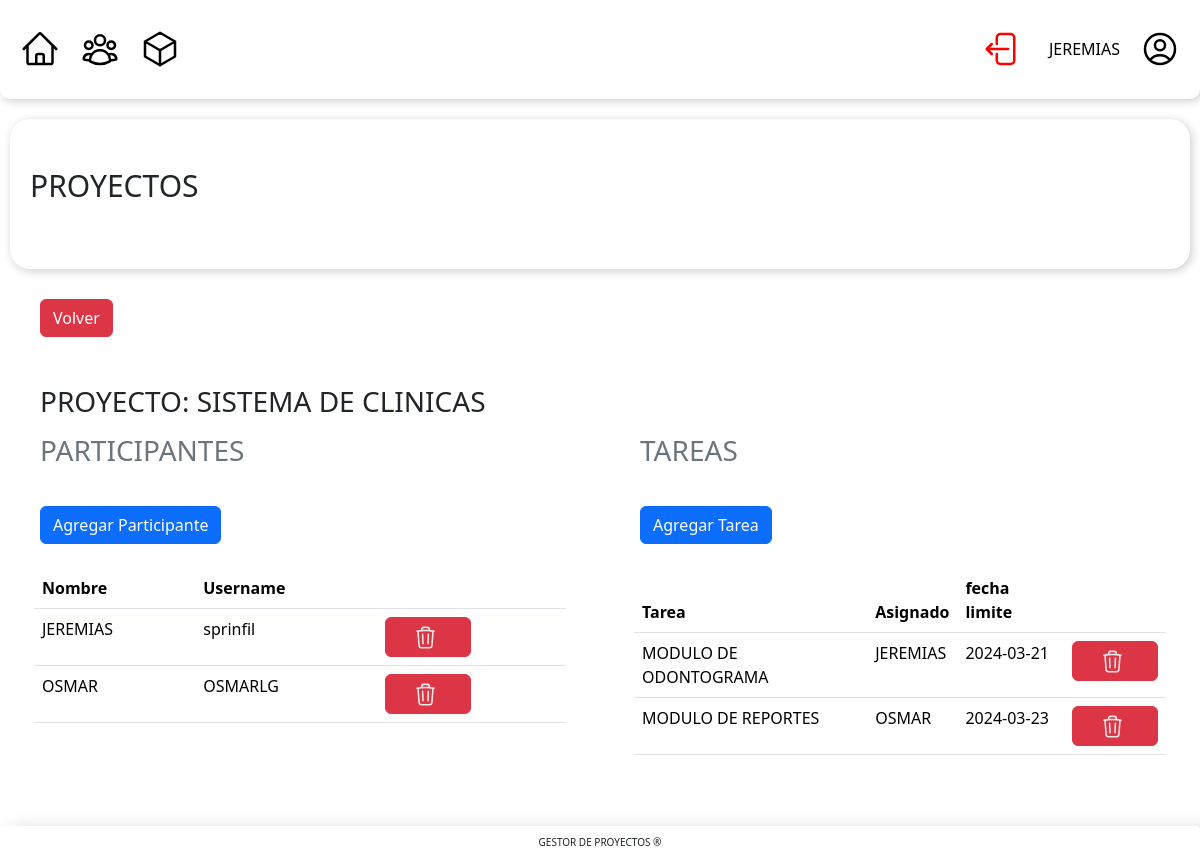
The app's page /views/proyectos_gestionar.php?proyecto_id=13 (signed in) with its own data.
### tables this page shows
CREATE TABLE IF NOT EXISTS `proyectos` (
  `id` bigint NOT NULL AUTO_INCREMENT,
  `nombre` varchar(50) DEFAULT NULL,
  PRIMARY KEY (`id`)
);

CREATE TABLE IF NOT EXISTS `usuarios` (
  `id` bigint NOT NULL AUTO_INCREMENT,
  `nombre` varchar(100) DEFAULT NULL,
  `password` varchar(100) DEFAULT NULL,
  `username` varchar(100) DEFAULT NULL,
  `rol` enum('USUARIO','EDITOR','ADMINISTRADOR') DEFAULT 'USUARIO',
  PRIMARY KEY (`id`)
);

CREATE TABLE IF NOT EXISTS `tareas` (
  `id` int NOT NULL AUTO_INCREMENT,
  `nombre` varchar(50) DEFAULT NULL,
  `fecha_finalziar` date DEFAULT NULL,
  `proyecto_id` bigint NOT NULL,
  `usuario_id` bigint DEFAULT NULL,
  PRIMARY KEY (`id`),
  KEY `proyecto_id` (`proyecto_id`),
  KEY `usuario_id` (`usuario_id`),
  CONSTRAINT `FK__proyectos_tareas` FOREIGN KEY (`proyecto_id`) REFERENCES `proyectos` (`id`) ON DELETE CASCADE,
  CONSTRAINT `FK_tareas_usuarios` FOREIGN KEY (`usuario_id`) REFERENCES `usuarios` (`id`) ON DELETE CASCADE
);

### models/Proyecto.php (called while the page is built, shortened)
<?php
class Proyecto{
    public function find($id){
        $bd = new BD();
        $sql = $bd->conexion->query(" SELECT * FROM proyectos WHERE id = $id ");
        $datos = $sql->fetch_object();
        $this->id = $datos->id;
        $this->nombre = $datos->nombre;
    }
}

### models/BD.php (called while the page is built, shortened)
<?php
class BD{
    public function __construct() {
        $this->conexion = new mysqli('localhost','root','','crud_anderson');
    }
}

### models/Usuario.php (called while the page is built, shortened)
<?php
class Usuario{
    public function __construct($id) {
        $bd = new BD();
        $sql = $bd->conexion->query(" SELECT * FROM usuarios WHERE id = $id ");
        $datos = $sql->fetch_object();
        $this->nombre = $datos->nombre;
    }
}

### views/proyectos_gestionar.php (the view, shortened to what this page needs)
<!DOCTYPE html>
<html lang="es">
<head>
    <link href="../vendor/twbs/bootstrap/dist/css/bootstrap.min.css" rel="stylesheet">
    <link rel="stylesheet" href="../css/principal.css">
    <link rel="stylesheet" href="../css/usuarios.css">
    <link rel="stylesheet" href="../css/proyectos_gestionar.css">
</head>
<body>
    <div class="main">
        <?php
        include 'layouts/header.php';
        ?>
        <div class="contenedor-main">
            <div class="titulo">
                <p>PROYECTOS</p>
            </div>
            <?php
            include '../models/Proyecto.php';
            include '../models/BD.php';
            $proyecto = new Proyecto();
            $proyecto->find($_GET['proyecto_id']);
            ?>
            <a style="margin-left:20px;" href="/anderson-trial/views/proyectos.php" class="boton-eliminar"><button
                    type="button" class="btn btn-danger" style="margin-left:10px;margin-top:30px;">
                    Volver
                </button>
            </a>
            <h3 class="mt-5" style="margin-left:30px">PROYECTO:
                <?= $proyecto->nombre ?>
            </h3>
            <div class="contenedor-responsive">
                <div>
                    <h3 class=" text-secondary mt-2" style="margin-left:30px">PARTICIPANTES</h3>
                    <?php if ($_SESSION['user']['rol'] == 'ADMINISTRADOR' or $_SESSION['user']['rol'] == 'EDITOR') { ?>
                    <a style="margin-left:20px;"
                        href="/anderson-trial/views/proyectos_agregar_participante.php?proyecto_id=<?= $_GET['proyecto_id'] ?>"
                        class="boton-eliminar"><button type="button" class="btn btn-primary"
                            style="margin-left:10px;margin-top:30px;">
                            Agregar Participante
                        </button>
                    </a>
                    <?php } ?>
                    <div class=" p-4 d-flex justify-content-center align-items-center contenedor-tabla-datos">
                        <table class="table">
                            <thead class="bg-info">
                                <tr>
                                    <th scope="col">Nombre</th>
                                    <th scope="col">Username</th>
                                    <th scope="col"></th>
                                </tr>
                            </thead>
                            <tbody>
                                <?php
                                include '../controllers/ProyectosController.php';
                                $bd = new BD();
                                $sql = $bd->conexion->query('select * from usuarios');
                                if ($_SERVER["REQUEST_METHOD"] == "GET") {
                                    $bd = new BD();
                                    $sql = $bd->conexion->query(
                                        '  SELECT usuarios.*
                        FROM usuarios
                        JOIN participa ON usuarios.id = participa.usuario_id
                        JOIN proyectos ON participa.proyecto_id = proyectos.id
                        WHERE proyectos.id =' . $_GET['proyecto_id'] . '
                    ;'
                                    );
                                }
                                if ($_SERVER["REQUEST_METHOD"] == "GET") {
                                    $bd = new BD();
                                    $sql = $bd->conexion->query(
                                        '  SELECT usuarios.*
                        FROM usuarios
                        JOIN participa ON usuarios.id = participa.usuario_id
                        JOIN proyectos ON participa.proyecto_id = proyectos.id
                        WHERE proyectos.id =' . $_GET['proyecto_id'] . '
                    ;'
                                    );
                                }
                                while ($datos = $sql->fetch_object()) { ?>
                                    <tr>
                                        <td>
                                            <?= $datos->nombre ?>
                                        </td>
                                        <td>
                                            <?= $datos->username ?>
                                        </td>
                                        <td>
                                        <?php if ($_SESSION['user']['rol'] == 'ADMINISTRADOR' or $_SESSION['user']['rol'] == 'EDITOR') { ?>
                                            <a href="proyectos_gestionar.php?proyecto_id=<?= $proyecto->id ?>&usuario_id=<?= $datos->id ?>"
                                                onclick="alert_eliminar(event)">
                                                <div class="" style="display:flex; flex-wrap: nowrap;">
                                                    <button type="submit" class="btn btn-danger" name="btn_eliminar"
                                                        value="ok">
                                                    </button>
                                                </div>
                                            </a>
                                            <?php } ?>
                                        </td>
                                    </tr>
                                <?php }
                                ?>
                            </tbody>
                        </table>
                    </div>
                </div>
                <div>
                    <h3 class=" text-secondary mt-2" style="margin-left:30px;">TAREAS</h3>
                    <?php if ($_SESSION['user']['rol'] == 'ADMINISTRADOR' or $_SESSION['user']['rol'] == 'EDITOR') { ?>
                    <a style="margin-left:20px;"
                        href="/anderson-trial/views/proyectos_agregar_tarea.php?proyecto_id=<?= $_GET['proyecto_id'] ?>"
                        class="boton-eliminar"><button type="button" class="btn btn-primary"
                            style="margin-left:10px;margin-top:30px;">
                            Agregar Tarea
                        </button>
                    </a>
                    <?php } ?>
                    <div class=" p-4 d-flex justify-content-center align-items-center contenedor-tabla-datos">
                        <table class="table">
                            <thead class="bg-info">
                                <tr>
                                    <th scope="col">Tarea</th>
                                    <th scope="col">Asignado</th>
                                    <th scope="col">fecha limite</th>
                                    <th scope="col"></th>
                                </tr>
                            </thead>
                            <tbody>
                                <?php
                                $bd = new BD();
                                $sql = $bd->conexion->query('select * from tareas where proyecto_id = ' . $_GET['proyecto_id']);
                                if ($_SERVER["REQUEST_METHOD"] == "GET") {
                                    $bd = new BD();
                                    $sql = $bd->conexion->query('select * from tareas where proyecto_id = ' . $_GET['proyecto_id']);
                                }
                                while ($datos = $sql->fetch_object()) {
                                    $usuario = new Usuario($datos->usuario_id) ?>
                                    <tr>
                                        <td>
                                            <?= $datos->nombre ?>
                                        </td>
                                        <td>
                                            <?= $usuario->nombre ?>
                                        </td>
                                        <td>
                                            <?= $datos->fecha_finalziar ?>
                                        </td>
                                        <td>
                                        <?php if ($_SESSION['user']['rol'] == 'ADMINISTRADOR' or $_SESSION['user']['rol'] == 'EDITOR') { ?>
                                            <a href="proyectos_gestionar.php?proyecto_id=<?= $proyecto->id ?>&tarea_id=<?= $datos->id ?>"
                                                onclick="alert_eliminar(event)">
                                                <div class="" style="display:flex; flex-wrap: nowrap;">
                                                    <button type="submit" class="btn btn-danger" name="btn_eliminar"
                                                        value="ok">
                                                    </button>
                                                </div>
                                            </a>
                                            <?php } ?>
                                        </td>
                                    </tr>
                                <?php }
                                ?>
                            </tbody>
                        </table>
                    </div>
                </div>
            </div>
        </div>
        <?php
        include 'layouts/footer.php';
        ?>
    </div>
</body>
</html>

### css/principal.css (style rules this page uses)
.main { display: flex; flex-direction: column; height: 100vh; overflow: auto; padding-bottom: 80px; }
.contenedor-main { flex-grow: 1; width: 100%; padding-left: 100px; padding-right: 100px; overflow: auto; }
a { text-decoration: none; }
.titulo { height: 150px; margin-top: 20px; border-radius: 20px 20px 20px 20px; box-shadow: 2px 2px 10px rgba(0, 0, 0, 0.2); display: flex; align-items: center; padding-left: 20px; }
.titulo p { font-size: 30px; }
.aicon { width: 25px; cursor: pointer; margin-right: 20px; color: rgb(230, 230, 230); margin-left: 15px; }
@media (max-width: 1400px) { .contenedor-main { padding-left: 10px; padding-right: 10px; } }

### css/usuarios.css (style rules this page uses)
.contenedor-tabla-datos { width: 100%; overflow: auto; }

### css/proyectos_gestionar.css (style rules this page uses)
.contenedor-responsive { display: grid; grid-template-columns: 1fr 1fr; gap: 20px; }

### css/header.css (style rules this page uses)
:root { --color-primario: #ffffff; }
button { background-color: var(--color-primario); border: none; }

### css/footer.css (style rules this page uses)
:root { --color-primario: #ffffff; }
p { font-size: 10px; }

### records on screen
proyectos: nombre "SISTEMA DE CLINICAS"
usuarios: nombre "JEREMIAS", username "sprinfil"
usuarios: nombre "OSMAR", username "OSMARLG"
tareas: nombre "MODULO DE ODONTOGRAMA", usuario.nombre "JEREMIAS", fecha_finalziar "2024-03-21"
tareas: nombre "MODULO DE REPORTES", usuario.nombre "OSMAR", fecha_finalziar "2024-03-23"

### other values on screen
$_SESSION['user']['nombre'] "JEREMIAS"
